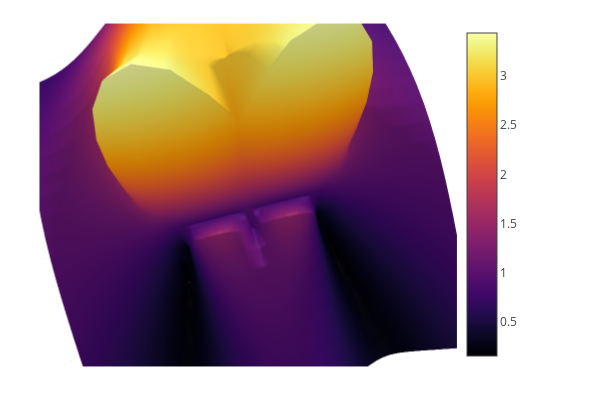

The notebook cell saved with this chart:
### Code cell
plotly()
surface(xA,yA,imagenH)

### Figure 1 — Plotly figure (JSON) as saved in the notebook; plotly's stock layout.template omitted (floating-point values rounded to 4 significant figures; data arrays with more than 128 entries replaced by an {"elided": "..."} marker saying what was removed)
{"data": [{"cmax": 3.431, "cmin": 0.149, "colorbar": {"len": 0.9525, "title": {"text": ""}, "x": 0.7615, "y": 0.5139}, "colorscale": {"elided": "256x2 mixed values"}, "name": "y1", "opacity": null, "scene": "scene", "showlegend": false, "showscale": true, "type": "surface", "x": [-200, -190, -180, -170, -160, -150, -140, -130, -120, -110, -100, -90, -80, -70, -60, -50, -40, -30, -20, -10, 0, 10, 20, 30, 40, 50, 60, 70, 80, 90, 100, 110, 120, 130, 140, 150, 160, 170, 180, 190, 200], "xaxis": "x", "y": [-100, -90, -80, -70, -60, -50, -40, -30, -20, -10, 0, 10, 20, 30, 40, 50, 60, 70, 80, 90, 100], "yaxis": "y", "z": {"elided": "21x41 float values"}, "zaxis": "z", "zmax": 3.431, "zmin": 0.149}], "layout": {"annotations": [], "height": 400, "legend": {"bgcolor": "rgba(255, 255, 255, 1.000)", "bordercolor": "rgba(0, 0, 0, 1)", "borderwidth": 1, "font": {"color": "rgba(0, 0, 0, 1)", "family": "sans-serif", "size": 11}, "title": {"font": {"color": "rgba(0, 0, 0, 1)", "family": "sans-serif", "size": 15}, "text": ""}, "tracegroupgap": 0, "traceorder": "normal", "x": 1, "xanchor": "auto", "y": 1, "yanchor": "auto"}, "margin": {"b": 20, "l": 0, "r": 0, "t": 20}, "paper_bgcolor": "rgba(255, 255, 255, 1.000)", "plot_bgcolor": "rgba(255, 255, 255, 1.000)", "scene": {"aspectmode": "auto", "aspectratio": {"x": 1, "y": 1, "z": 1}, "camera": {"center": {"x": 0, "y": 0, "z": 0}, "eye": {"x": -0.0252, "y": -0.0978, "z": 0.7833}, "projection": {"type": "perspective"}, "up": {"x": 0, "y": 0, "z": 1}}, "domain": {"x": [0.06582, 0.7615], "y": [0.03762, 0.9902]}, "xaxis": {"gridcolor": "rgba(0, 0, 0, 0.1)", "gridwidth": 0.5, "linecolor": "rgba(0, 0, 0, 1)", "mirror": false, "range": [-200, 200], "showgrid": true, "showline": true, "showticklabels": true, "tickangle": 0, "tickcolor": "rgb(0, 0, 0)", "tickfont": {"color": "rgba(0, 0, 0, 1)", "family": "sans-serif", "size": 11}, "tickmode": "array", "ticks": "inside", "ticktext": ["−200", "−100", "0", "100", "200"], "tickvals": [-200, -100, 0, 100, 200], "title": {"font": {"color": "rgba(0, 0, 0, 1)", "family": "sans-serif", "size": 15}, "text": ""}, "type": "linear", "visible": true, "zeroline": false, "zerolinecolor": "rgba(0, 0, 0, 1)"}, "yaxis": {"gridcolor": "rgba(0, 0, 0, 0.1)", "gridwidth": 0.5, "linecolor": "rgba(0, 0, 0, 1)", "mirror": false, "range": [-100, 100], "showgrid": true, "showline": true, "showticklabels": true, "tickangle": 0, "tickcolor": "rgb(0, 0, 0)", "tickfont": {"color": "rgba(0, 0, 0, 1)", "family": "sans-serif", "size": 11}, "tickmode": "array", "ticks": "inside", "ticktext": ["−100", "−50", "0", "50", "100"], "tickvals": [-100, -50, 0, 50, 100], "title": {"font": {"color": "rgba(0, 0, 0, 1)", "family": "sans-serif", "size": 15}, "text": ""}, "type": "linear", "visible": true, "zeroline": false, "zerolinecolor": "rgba(0, 0, 0, 1)"}, "zaxis": {"gridcolor": "rgba(0, 0, 0, 0.1)", "gridwidth": 0.5, "linecolor": "rgba(0, 0, 0, 1)", "mirror": false, "range": [0.149, 3.431], "showgrid": true, "showline": true, "showticklabels": true, "tickangle": 0, "tickcolor": "rgb(0, 0, 0)", "tickfont": {"color": "rgba(0, 0, 0, 1)", "family": "sans-serif", "size": 11}, "tickmode": "array", "ticks": "inside", "ticktext": ["0.5", "1.0", "1.5", "2.0", "2.5", "3.0"], "tickvals": [0.5, 1, 1.5, 2, 2.5, 3], "title": {"font": {"color": "rgba(0, 0, 0, 1)", "family": "sans-serif", "size": 15}, "text": ""}, "type": "linear", "visible": true, "zeroline": false, "zerolinecolor": "rgba(0, 0, 0, 1)"}}, "showlegend": true, "width": 600}}
